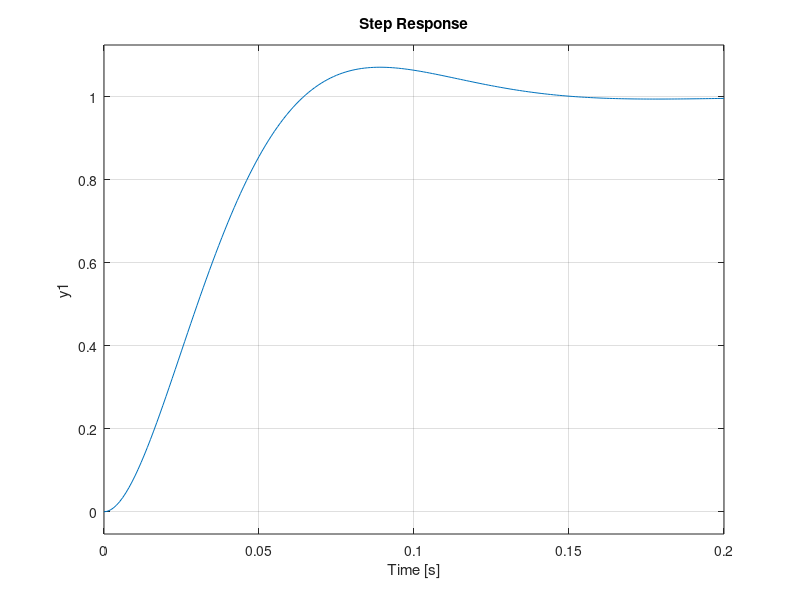

This figure's MATLAB source:
J = 3.2284E-6;
b = 3.5077E-6;
K = 0.0274;
R = 4;
L = 2.75E-6;
s = tf('s');
P_motor = K/(s*((J*s+b)*(L*s+R)+K^2));

t = 0:0.001:0.2;
step(P_motor,t)

isstable(P_motor)
pole(P_motor)

sys_cl = feedback(P_motor,1)
step(sys_cl,t)
damp(sys_cl)

[Wn,zeta,poles] = damp(sys_cl);
Mp = exp((-zeta(1)*pi)/sqrt(1-zeta(1)^2))
Ts = 4/(zeta(1)*Wn(1))